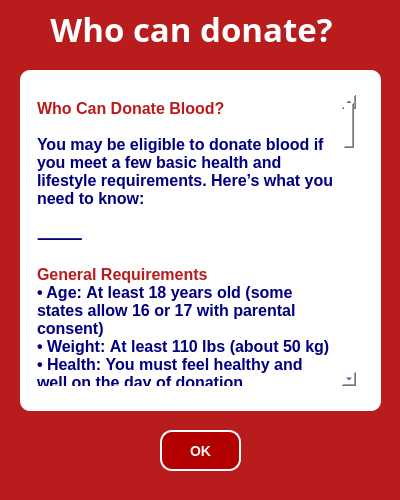
<?xml version="1.0" encoding="UTF-8"?>
<ui version="4.0">
 <class>MainWindow</class>
 <widget class="QMainWindow" name="MainWindow">
  <property name="geometry">
   <rect>
    <x>0</x>
    <y>0</y>
    <width>400</width>
    <height>500</height>
   </rect>
  </property>
  <property name="windowTitle">
   <string>MainWindow</string>
  </property>
  <property name="styleSheet">
   <string notr="true">background-color: rgb(185, 28, 28);</string>
  </property>
  <widget class="QWidget" name="centralwidget">
   <widget class="QScrollArea" name="scrollArea">
    <property name="geometry">
     <rect>
      <x>20</x>
      <y>70</y>
      <width>361</width>
      <height>341</height>
     </rect>
    </property>
    <property name="styleSheet">
     <string notr="true">QWidget {
    border-radius: 10px;
    padding: 8px 2px;
    font-size: 16px;
    font-weight: bold;
    border: none;
	color: rgb(0,0,128);
	background-color: rgb(255, 255, 255);
}</string>
    </property>
    <property name="widgetResizable">
     <bool>true</bool>
    </property>
    <widget class="QWidget" name="scrollContent">
     <property name="geometry">
      <rect>
       <x>0</x>
       <y>0</y>
       <width>345</width>
       <height>325</height>
      </rect>
     </property>
     <property name="styleSheet">
      <string notr="true">background-color: rgb(255, 255, 255);</string>
     </property>
     <layout class="QVBoxLayout" name="scrollLayout">
      <item>
       <widget class="QTextEdit" name="textEdit_2">
        <property name="readOnly">
         <bool>true</bool>
        </property>
        <property name="html">
         <string>&lt;!DOCTYPE HTML PUBLIC &quot;-//W3C//DTD HTML 4.0//EN&quot; &quot;http://www.w3.org/TR/REC-html40/strict.dtd&quot;&gt;
&lt;html&gt;&lt;head&gt;&lt;meta name=&quot;qrichtext&quot; content=&quot;1&quot; /&gt;&lt;meta charset=&quot;utf-8&quot; /&gt;&lt;style type=&quot;text/css&quot;&gt;
p, li { white-space: pre-wrap; }
hr { height: 1px; border-width: 0; }
li.unchecked::marker { content: &quot;\2610&quot;; }
li.checked::marker { content: &quot;\2612&quot;; }
&lt;/style&gt;&lt;/head&gt;&lt;body style=&quot; font-family:'.AppleSystemUIFont'; font-size:16px; font-weight:700; font-style:normal;&quot;&gt;
&lt;p style=&quot; margin-top:0px; margin-bottom:0px; margin-left:0px; margin-right:0px; -qt-block-indent:0; text-indent:0px;&quot;&gt;&lt;span style=&quot; font-family:'Segoe UI'; font-size:16px; color:#b91c1c;&quot;&gt;Who Can Donate Blood?&lt;/span&gt;&lt;span style=&quot; font-family:'Segoe UI'; font-size:16px;&quot;&gt;&lt;br /&gt;&lt;br /&gt;You may be eligible to donate blood if you meet a few basic health and lifestyle requirements. Here’s what you need to know:&lt;br /&gt;&lt;br /&gt;⸻&lt;br /&gt;&lt;/span&gt;&lt;span style=&quot; font-family:'Segoe UI'; font-size:16px; color:#b91c1c;&quot;&gt;&lt;br /&gt;General Requirements&lt;/span&gt;&lt;span style=&quot; font-family:'Segoe UI'; font-size:16px;&quot;&gt;&lt;br /&gt;• Age: At least 18 years old (some states allow 16 or 17 with parental consent)&lt;br /&gt;• Weight: At least 110 lbs (about 50 kg)&lt;br /&gt;• Health: You must feel healthy and well on the day of donation&lt;br /&gt;&lt;br /&gt;⸻&lt;br /&gt;&lt;br /&gt;&lt;/span&gt;&lt;span style=&quot; font-family:'Segoe UI'; font-size:16px; color:#b91c1c;&quot;&gt;Donation Frequency&lt;/span&gt;&lt;span style=&quot; font-family:'Segoe UI'; font-size:16px;&quot;&gt;&lt;br /&gt;• Whole Blood: Every 56 days&lt;br /&gt;• Platelets: Every 15 days, up to 24 times per year&lt;br /&gt;&lt;br /&gt;⸻&lt;br /&gt;&lt;br /&gt;&lt;/span&gt;&lt;span style=&quot; font-family:'Segoe UI'; font-size:16px; color:#b91c1c;&quot;&gt;You CAN donate if you:&lt;/span&gt;&lt;span style=&quot; font-family:'Segoe UI'; font-size:16px;&quot;&gt;&lt;br /&gt;• Have allergies, as long as you feel well, have no fever, and can breathe normally&lt;br /&gt;• Have high or low blood pressure, if it’s controlled and within an acceptable range&lt;br /&gt;• Are managing diabetes with insulin or oral medications&lt;br /&gt;• Have a heart condition but no symptoms in the last 6 months and have been medically cleared&lt;br /&gt;• Take most common medications, including antidepressants, birth control, cholesterol meds, and aspirin (aspirin is OK for whole blood, but avoid for 2 days before platelet donation)&lt;br /&gt;• Had cancer, if it was not a blood cancer and treatment ended more than 12 months ago with no recurrence&lt;br /&gt;• Are living with chronic illnesses, if they are well-managed and you feel good&lt;br /&gt;• Have had acupuncture, dental work, or minor surgery, if there’s no infection&lt;br /&gt;&lt;br /&gt;⸻&lt;br /&gt;&lt;br /&gt;&lt;/span&gt;&lt;span style=&quot; font-family:'Segoe UI'; font-size:16px; color:#b91c1c;&quot;&gt;You CANNOT donate if you:&lt;/span&gt;&lt;span style=&quot; font-family:'Segoe UI'; font-size:16px;&quot;&gt;&lt;br /&gt;• Have cold or flu symptoms, including fever, productive cough, or infection&lt;br /&gt;• Are currently on antibiotics for an active infection (sinus, throat, lungs, etc.)&lt;br /&gt;• Are pregnant or gave birth in the last 6 weeks&lt;br /&gt;• Have ever tested positive for:&lt;br /&gt;• HIV/AIDS&lt;br /&gt;• Hepatitis B or C&lt;br /&gt;• Have had leukemia, lymphoma, or other blood cancers&lt;br /&gt;• Take blood thinners (e.g. warfarin, heparin, Eliquis, Xarelto, Pradaxa, etc.)&lt;br /&gt;• Had a blood transfusion or organ transplant in the last 3 months&lt;br /&gt;• Lived in or traveled to malaria-risk areas recently:&lt;br /&gt;• Wait 3 months after travel&lt;br /&gt;• Wait 3 years after treatment for malaria&lt;br /&gt;• Are being treated for active tuberculosis&lt;br /&gt;• Have a bleeding disorder or your blood does not clot normally&lt;br /&gt;• Are recovering from major surgery without full clearance&lt;br /&gt;&lt;br /&gt;⸻&lt;br /&gt;&lt;br /&gt;Not Sure?&lt;br /&gt;&lt;br /&gt;If you’re uncertain about your health, medications, or travel history, it’s totally okay — just:&lt;br /&gt;• Call your local donation center, or&lt;br /&gt;• Speak with the medical screener on donation day&lt;br /&gt;&lt;br /&gt;They’ll help you determine if it’s safe for you and the recipient.&lt;/span&gt;&lt;/p&gt;&lt;/body&gt;&lt;/html&gt;</string>
        </property>
       </widget>
      </item>
     </layout>
    </widget>
   </widget>
   <widget class="QLabel" name="emergencyTitle">
    <property name="geometry">
     <rect>
      <x>20</x>
      <y>10</y>
      <width>343</width>
      <height>38</height>
     </rect>
    </property>
    <property name="font">
     <font>
      <family>Segoe Fluent Icons</family>
      <pointsize>25</pointsize>
      <bold>true</bold>
     </font>
    </property>
    <property name="styleSheet">
     <string notr="true">color: rgb(255, 255, 255);</string>
    </property>
    <property name="text">
     <string>Who can donate?</string>
    </property>
    <property name="alignment">
     <set>Qt::AlignCenter</set>
    </property>
   </widget>
   <widget class="QPushButton" name="okButton">
    <property name="geometry">
     <rect>
      <x>160</x>
      <y>430</y>
      <width>81</width>
      <height>41</height>
     </rect>
    </property>
    <property name="styleSheet">
     <string notr="true">/* Общий стиль для всего окна */
QWidget {
    background-color: #b30000; /* насыщенный красный */
    font-family: 'Segoe UI', sans-serif;
    color: white;
}

/* Заголовки */
QLabel#titleLabel {
    font-size: 24px;
    font-weight: bold;
    color: white;
}

/* Подзаголовки и текст */
QLabel {
    font-size: 14px;
    color: white;
}

/* Поля ввода */
QLineEdit {
    background-color: white;
    border: 2px solid #ff4d4d;
    border-radius: 10px;
    padding: 6px;
    color: #333;
    font-size: 14px;
}

/* Фокус на поле */
QLineEdit:focus {
    border: 2px solid #ff1a1a;
}

/* Кнопки */
QPushButton {
    background-color: #b30000;
    color: white;
    font-weight: bold;
    font-size: 14px;
    border-radius: 12px;
    padding: 8px 16px;
    border: 2px solid white;
}

QPushButton:hover {
    background-color: #ffcccc;
    color: #800000;
}

QPushButton:pressed {
    background-color: #ffe6e6;
    border: 2px solid #ff9999;
}

/* Ошибки или уведомления */
QLabel#errorLabel {
    color: #ffcccc;
    font-size: 12px;
}

/* Кнопки внизу: Sign In / Sign Up переключение */
QPushButton#switchButton {
    background: transparent;
    color: white;
    font-size: 12px;
    text-decoration: underline;
    border: none;
}

QPushButton#switchButton:hover {
    color: #ff9999;
}</string>
    </property>
    <property name="text">
     <string>OK</string>
    </property>
   </widget>
  </widget>
  <widget class="QMenuBar" name="menubar">
   <property name="geometry">
    <rect>
     <x>0</x>
     <y>0</y>
     <width>400</width>
     <height>21</height>
    </rect>
   </property>
  </widget>
  <widget class="QStatusBar" name="statusbar"/>
 </widget>
 <resources/>
 <connections/>
</ui>
